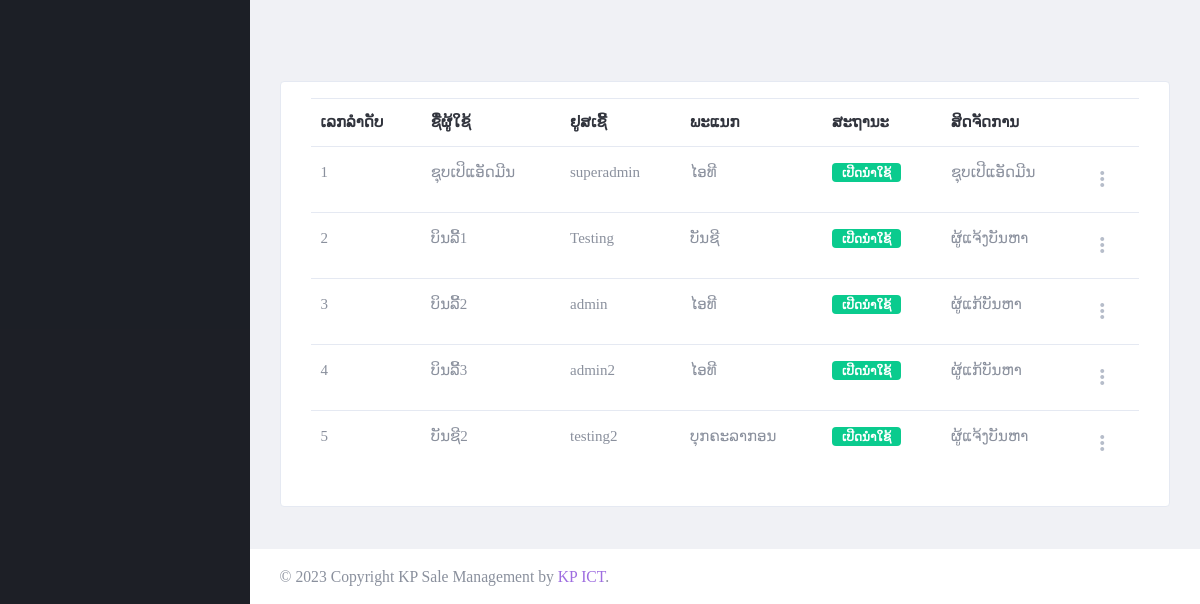
Before: /page/user-staff.php (signed in, lower part) with the older database file.
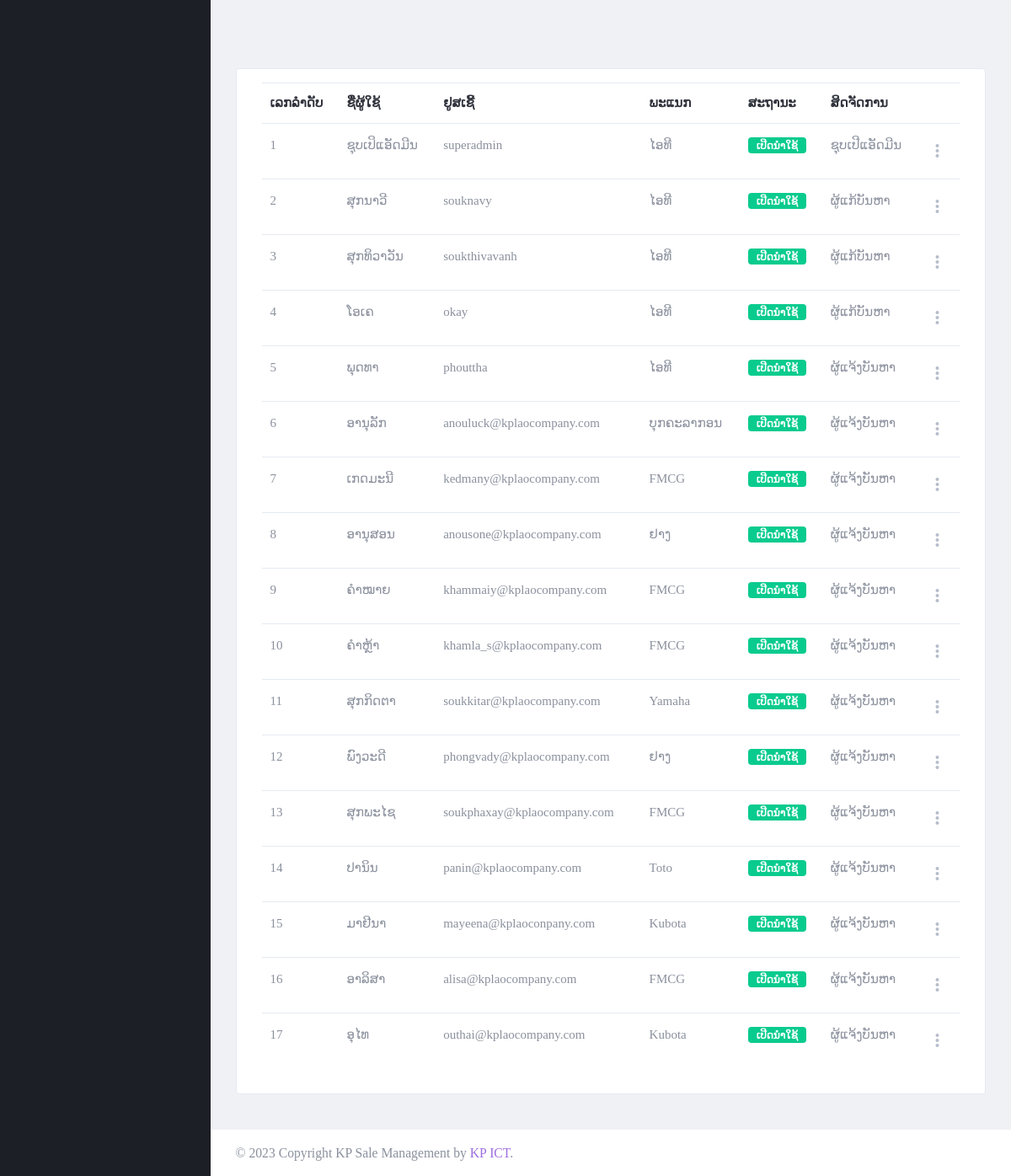
After: the same page with the newer database file.
### tables this page shows
CREATE TABLE `tbl_user` (
  `usid` int(11) NOT NULL,
  `full_name` varchar(300) DEFAULT NULL,
  `user_name` varchar(30) DEFAULT NULL,
  `user_password` varchar(30) DEFAULT NULL,
  `role_id` int(11) DEFAULT NULL,
  `depart_id` int(11) DEFAULT NULL,
  `user_status` int(11) DEFAULT NULL,
  `add_by` int(11) DEFAULT NULL,
  `date_register` date DEFAULT NULL
);

CREATE TABLE `tbl_depart` (
  `dp_id` int(11) NOT NULL,
  `dp_name` varchar(150) DEFAULT NULL
);

CREATE TABLE `tbl_roles` (
  `r_id` int(11) NOT NULL,
  `role_name` varchar(150) DEFAULT NULL,
  `role_level` int(11) DEFAULT NULL
);

### setting/checksession.php (called while the page is built, shortened)
<?php
	if($_SESSION['id_users'] == "" )
	{
	header("location:logout.php");
	}
	  else{
		$role_level = $_SESSION["role_level"];
	}
?>

### page/user-staff.php (the view, shortened to what this page needs)
<?php
include("../setting/checksession.php");
include("../setting/conn.php");
?>
<!DOCTYPE html>
<html lang="en" dir="ltr">
<head>
	<?php
	include("../setting/callcss.php");
	?>
</head>
<body class="navbar-fixed sidebar-fixed" id="body">
	<div class="wrapper">
		<?php include "menu.php"; ?>
		<div class="page-wrapper">
			<div class="content-wrapper">
				<div class="content">
				</div>
			</div>
			<div class="content-wrapper">
				<div class="content">
					<div class="card card-default">
						<div class="card-body">
							<table id="productsTable" class="table table-hover table-product" style="width:100%">
								<thead>
									<tr>
										<th>ເລກລຳດັບ</th>
										<th>ຊື່ຜູ້ໃຊ້</th>
										<th>ຢູສເຊີ້</th>
										<th>ພະແນກ</th>
										<th>ສະຖານະ</th>
										<th>ສິດຈັດການ</th>
										<th></th>
									</tr>
								</thead>
								<tbody>
									<?php
									if ($role_level == 5) {
										$syntax_user = " where role_level = 5 and br_id = '$br_id' ";
									} else {
										$syntax_user = "";
									}
									$stmt4 = $conn->prepare(" select usid,full_name,user_name,dp_name,role_name,
									(case when user_status = 1 then 'ເປີດນຳໃຊ້' else 'ປິດນຳໃຊ້' end) as user_status,date_register
									from tbl_user a
									LEFT JOIN tbl_depart b on a.depart_id = b.dp_id
									LEFT join tbl_roles c on a.role_id = c.r_id
									$syntax_user ");
									$stmt4->execute();
									if ($stmt4->rowCount() > 0) {
										while ($row4 = $stmt4->fetch(PDO::FETCH_ASSOC)) {
											$usid = $row4['usid'];
											$full_name = $row4['full_name'];
											$user_name = $row4['user_name'];
											$dp_name = $row4['dp_name'];
											$user_status = $row4['user_status'];
											$role_name = $row4['role_name'];
									?>
											<tr>
												<td><?php echo "$usid"; ?></td>
												<td><?php echo "$full_name"; ?></td>
												<td><?php echo "$user_name"; ?></td>
												<td><?php echo "$dp_name"; ?></td>
												<td> <span class="badge <?php
																		if ($user_status == 'ປິດນຳໃຊ້') {
																			echo "badge-secondary";
																		} else {
																			echo "badge-success";
																		}
																		?>">
														<?php echo "$user_status"; ?></span></td>
												<td><?php echo "$role_name"; ?></td>
												<td>
													<div class="dropdown">
														<a class="dropdown-toggle icon-burger-mini" href="#" role="button" id="dropdownMenuLink" data-toggle="dropdown" aria-haspopup="true" aria-expanded="false" data-display="static">
														</a>
													</div>
												</td>
											</tr>
									<?php
										}
									}
									?>
								</tbody>
							</table>
						</div>
					</div>
				</div>
			</div>
			<?php include "footer.php"; ?>
		</div>
	</div>
</body>
</html>

Changed rows visible on the page:
changed tbl_user id 2: full_name "ບິນລີ້1" → "ສຸກນາວີ"; user_name "Testing" → "souknavy"; depart.dp_name "ບັນຊີ" → "ໄອທີ"; role.role_name "ຜູ້ແຈ້ງບັນຫາ" → "ຜູ້ແກ້ບັນຫາ"
changed tbl_user id 3: full_name "ບິນລີ້2" → "ສຸກທິວາວັນ"; user_name "admin" → "soukthivavanh"
changed tbl_user id 4: full_name "ບິນລີ້3" → "ໂອເຄ"; user_name "admin2" → "okay"
changed tbl_user id 5: full_name "ບັນຊີ2" → "ພຸດທາ"; user_name "testing2" → "phouttha"; depart.dp_name "ບຸກຄະລາກອນ" → "ໄອທີ"
added tbl_user: usid "6", full_name "ອານຸລັກ", user_name "anouluck@kplaocompany.com", depart.dp_name "ບຸກຄະລາກອນ", user_status "ເປີດນຳໃຊ້", role.role_name "ຜູ້ແຈ້ງບັນຫາ"
added tbl_user: usid "7", full_name "ເກດມະນີ", user_name "kedmany@kplaocompany.com", depart.dp_name "FMCG", user_status "ເປີດນຳໃຊ້", role.role_name "ຜູ້ແຈ້ງບັນຫາ"
added tbl_user: usid "8", full_name "ອານຸສອນ", user_name "anousone@kplaocompany.com", depart.dp_name "ຢາງ", user_status "ເປີດນຳໃຊ້", role.role_name "ຜູ້ແຈ້ງບັນຫາ"
added tbl_user: usid "9", full_name "ຄຳໝາຍ", user_name "khammaiy@kplaocompany.com", depart.dp_name "FMCG", user_status "ເປີດນຳໃຊ້", role.role_name "ຜູ້ແຈ້ງບັນຫາ"
added tbl_user: usid "10", full_name "ຄຳຫຼ້າ", user_name "khamla_s@kplaocompany.com", depart.dp_name "FMCG", user_status "ເປີດນຳໃຊ້", role.role_name "ຜູ້ແຈ້ງບັນຫາ"
added tbl_user: usid "11", full_name "ສຸກກິດຕາ", user_name "soukkitar@kplaocompany.com", depart.dp_name "Yamaha", user_status "ເປີດນຳໃຊ້", role.role_name "ຜູ້ແຈ້ງບັນຫາ"
added tbl_user: usid "12", full_name "ພົງວະດີ", user_name "phongvady@kplaocompany.com", depart.dp_name "ຢາງ", user_status "ເປີດນຳໃຊ້", role.role_name "ຜູ້ແຈ້ງບັນຫາ"
added tbl_user: usid "13", full_name "ສຸກພະໄຊ", user_name "soukphaxay@kplaocompany.com", depart.dp_name "FMCG", user_status "ເປີດນຳໃຊ້", role.role_name "ຜູ້ແຈ້ງບັນຫາ"
added tbl_user: usid "14", full_name "ປານິນ", user_name "panin@kplaocompany.com", depart.dp_name "Toto", user_status "ເປີດນຳໃຊ້", role.role_name "ຜູ້ແຈ້ງບັນຫາ"
added tbl_user: usid "15", full_name "ມາຢີນາ", user_name "mayeena@kplaoconpany.com", depart.dp_name "Kubota", user_status "ເປີດນຳໃຊ້", role.role_name "ຜູ້ແຈ້ງບັນຫາ"
added tbl_user: usid "16", full_name "ອາລິສາ", user_name "alisa@kplaocompany.com", depart.dp_name "FMCG", user_status "ເປີດນຳໃຊ້", role.role_name "ຜູ້ແຈ້ງບັນຫາ"
added tbl_user: usid "17", full_name "ອຸໄທ", user_name "outhai@kplaocompany.com", depart.dp_name "Kubota", user_status "ເປີດນຳໃຊ້", role.role_name "ຜູ້ແຈ້ງບັນຫາ"
